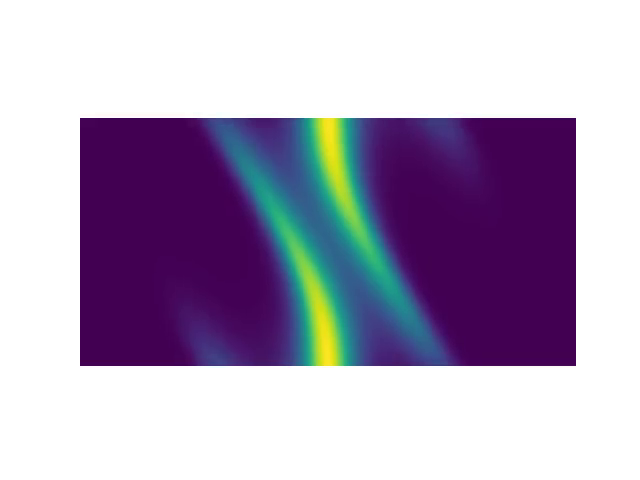
#> input picture frame 1629 of data/gen_plasma_n128/mat_1_f.mp4, 640 x 480 px, given in place of test_video1.webm, which was not available
$ jupyter execute make_data.ipynb   (text cells are left out)
#> lines starting #> are read from the running program, lines starting #| are printed output that depends on the picture
[cell 1]
import cv2
from matplotlib import pyplot as plt
import numpy as np

[cell 2]
# img_size = (640, 360)
img_size = (96, 54)

def vid_to_imgs(vid_name: str, img_folder: str, img_name: str):
#> called with vid_name = 'test_video1.webm', img_folder = 'test_imgs0', img_name = 'imageA'
    video = cv2.VideoCapture(f"../data/{vid_name}")

    i = 0
    hasframe, frame = video.read()
#> frame is the input picture: shape (480, 640, 3); mean B, G, R 191.6, 168, 179.7

    while (hasframe):
        cv2.imwrite(f"../data/{img_folder}/{img_name}_{i}.jpg", cv2.resize(frame, img_size, interpolation= cv2.INTER_LINEAR))
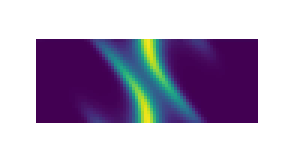
#> saved as imageA_0.jpg: shape (54, 96, 3) (shown 3 times larger); mean B, G, R 191.8, 168.3, 179.9
        hasframe, frame = video.read()
        i += 1

    print(f"Made {i} images")


$ run again, starting later in the video
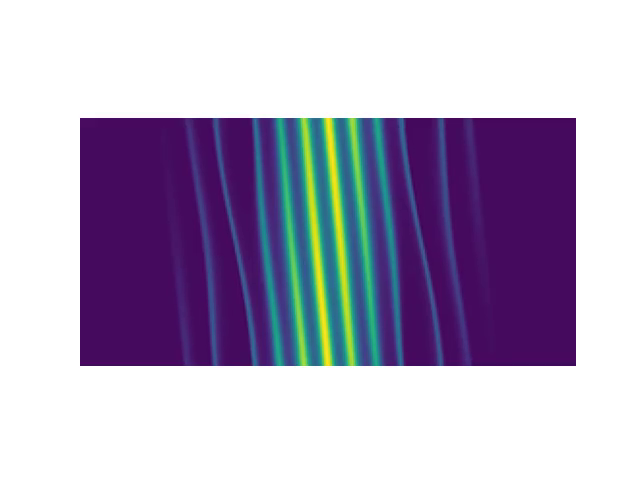
#> input picture frame 7332 of data/gen_plasma_n128/mat_1_f.mp4, 640 x 480 px, given in place of test_video1.webm, which was not available
#> in vid_to_imgs, frame is the input picture: shape (480, 640, 3); mean B, G, R 194.9, 171.4, 180.3
#> in vid_to_imgs, `cv2.imwrite(f"../data/{img_folder}/{img_name}_{i}.jpg", cv2.resize(fra..`:
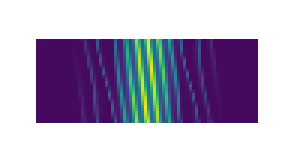
#> saved as imageA_0.jpg: shape (54, 96, 3) (shown 3 times larger); mean B, G, R 195.1, 171.7, 180.4

$ run again, starting later in the video
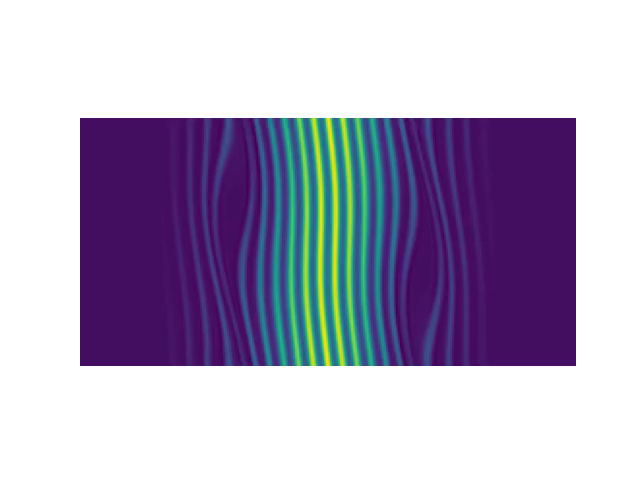
#> input picture frame 13035 of data/gen_plasma_n128/mat_1_f.mp4, 640 x 480 px, given in place of test_video1.webm, which was not available
#> in vid_to_imgs, frame is the input picture: shape (480, 640, 3); mean B, G, R 195.9, 172.7, 180
#> in vid_to_imgs, `cv2.imwrite(f"../data/{img_folder}/{img_name}_{i}.jpg", cv2.resize(fra..`:
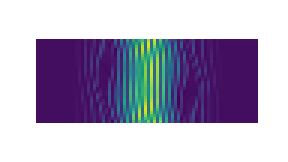
#> saved as imageA_0.jpg: shape (54, 96, 3) (shown 3 times larger); mean B, G, R 196, 173, 180.1
